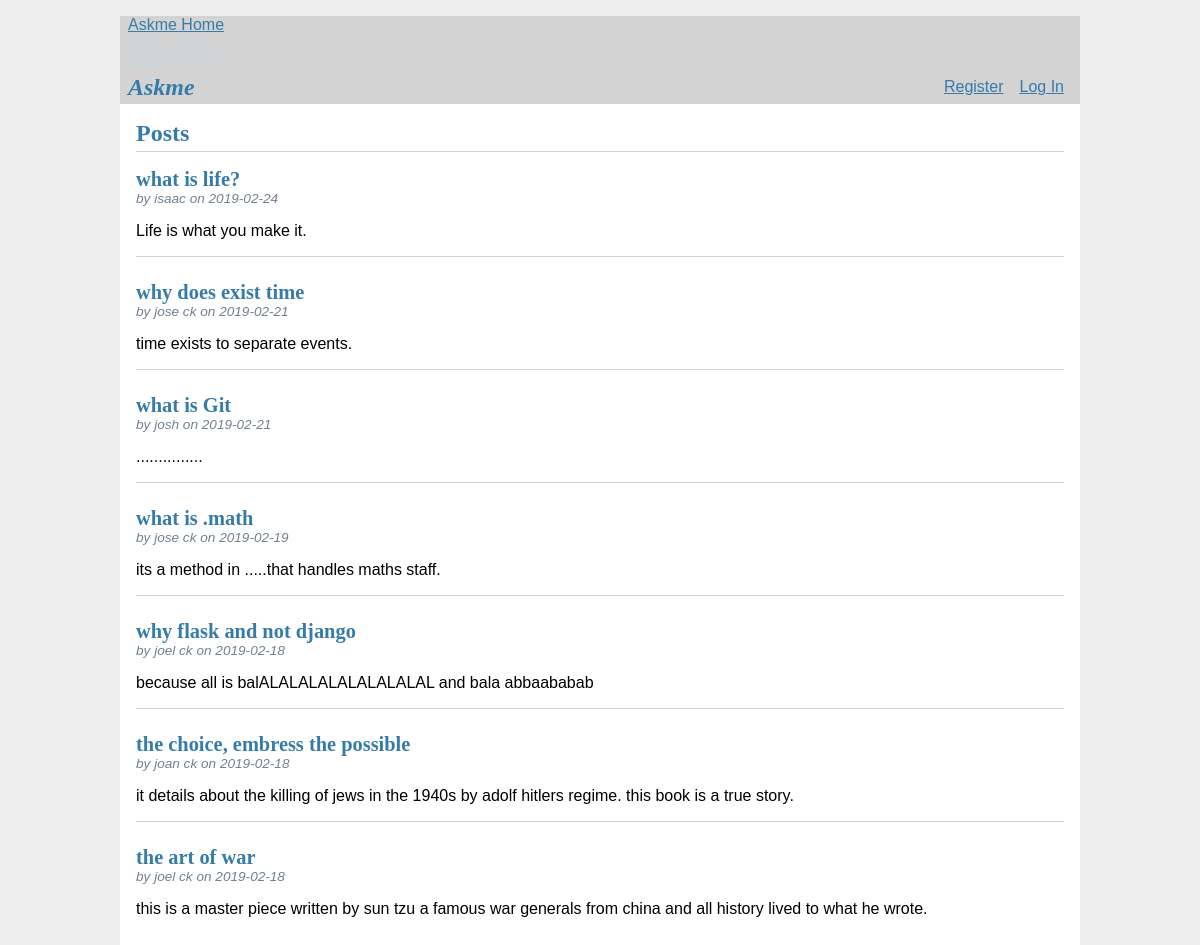
Before: / with the older database file.
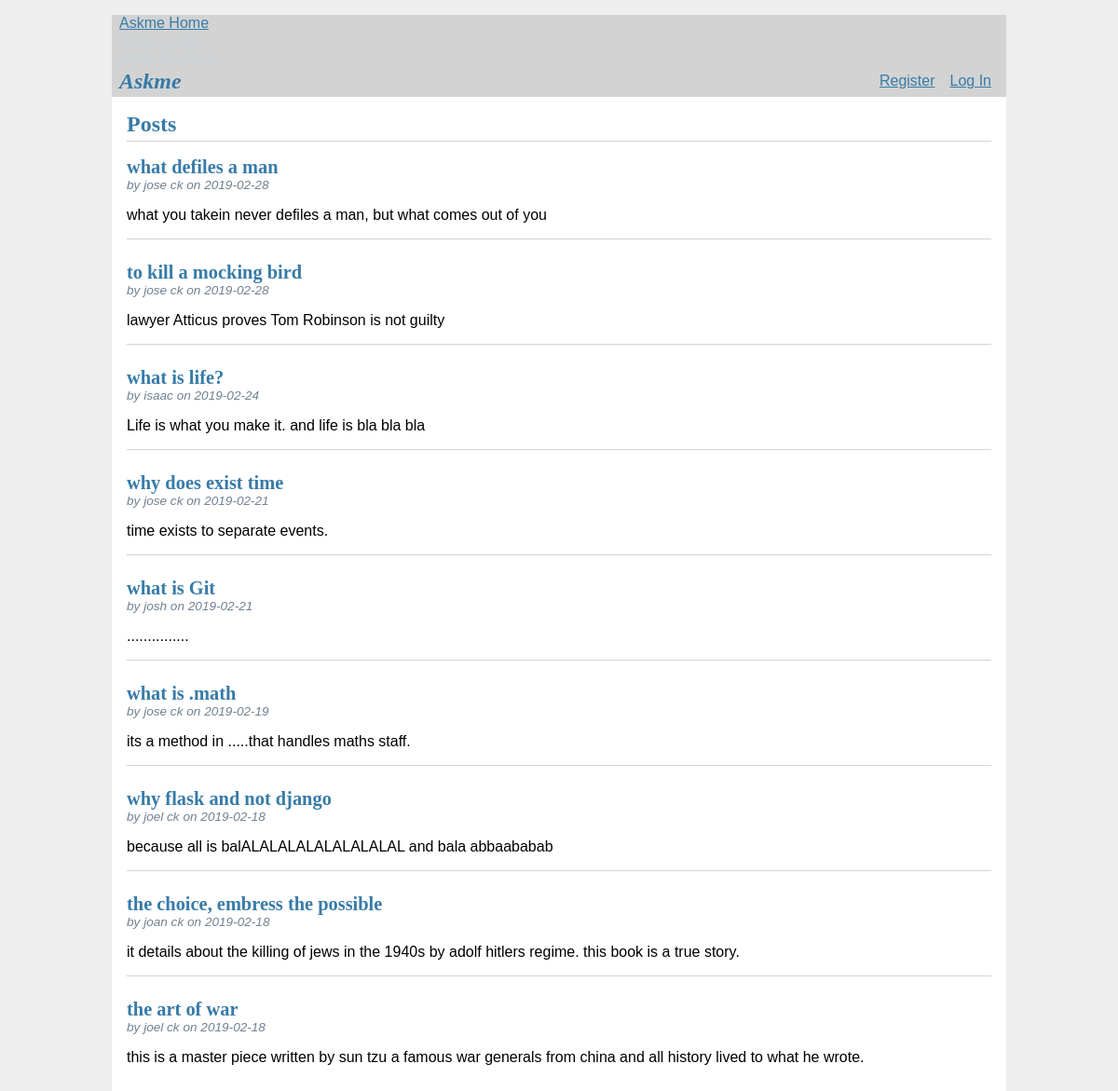
After: the same page with the newer database file.
### tables this page shows
CREATE TABLE post (
  id INTEGER PRIMARY KEY AUTOINCREMENT,
  author_id INTEGER NOT NULL,
  created TIMESTAMP NOT NULL DEFAULT CURRENT_TIMESTAMP,
  title TEXT NOT NULL,
  body TEXT NOT NULL,
  FOREIGN KEY (author_id) REFERENCES user (id)
);

CREATE TABLE user (
  id INTEGER PRIMARY KEY AUTOINCREMENT,
  username TEXT UNIQUE NOT NULL,
  password TEXT NOT NULL
);

### flaskr/blog.py (the view)
@bp.route('/')
def index():
    db = get_db()
    posts = db.execute(
        'SELECT p.id, title, body, created, author_id, username'
        ' FROM post p JOIN user u ON p.author_id = u.id'
        ' ORDER BY created DESC'
    ).fetchall()
    return render_template('blog/index.html', posts=posts)

### flaskr/auth.py (called while the page is built)
@bp.before_app_request
def load_logged_in_user():
    user_id = session.get('user_id')
    if user_id is None:
        g.user = None
    else:
        g.user = get_db().execute(
            'SELECT * FROM user WHERE id = ?', (user_id,)
        ).fetchone()

### flaskr/db.py (called while the page is built)
def get_db():
    if 'db' not in g:
        g.db = sqlite3.connect(
            current_app.config['DATABASE'],
            detect_types=sqlite3.PARSE_DECLTYPES
        )
        g.db.row_factory = sqlite3.Row
    return g.db

### flaskr/templates/blog/index.html (shortened to what this page needs)
{% extends 'base.html' %}
{% block header %}
  <h1>{% block title %}Posts{% endblock %}</h1>
{% endblock %}
{% block content %}
  {% for post in posts %}
    <article class="post">
      <header>
        <div>
          <h1>{{ post['title'] }}</h1>
          <div class="about">by {{ post['username'] }} on {{ post['created'].strftime('%Y-%m-%d') }}</div>
        </div>
      </header>
      <p class="body">{{ post['body'] }}</p>
    </article>
    {% if not loop.last %}
      <hr>
    {% endif %}
  {% endfor %}
{% endblock %}

### flaskr/templates/base.html (shortened to what this page needs)
<!doctype html>
<link rel="stylesheet" href="{{ url_for('static', filename='style.css') }}">
<header class="site-header">
  <nav class="navbar navbar-expand-md navbar-dark bg-steel fixed-top">
    <div class="container">
      <a class="navbar-brand mr-4" href="/">Askme Home</a>
      <div class="collapse navbar-collapse" id="navbarToggle">
        <div class="navbar-nav mr-auto">
           <a class="nav-item nav-link"  type="button" href="/">Home</a>
          <a class="nav-item nav-link" href="{{ url_for('auth.login') }}">Login</a>
        </div>
        <div class="navbar-nav">
          <a class="nav-item nav-link" href="{{ url_for('auth.login') }}">Login</a>
          <a class="nav-item nav-link" href="{{ url_for('auth.register') }}">Register</a>
        </div>
      </div>
    </div>
  </nav>
</header>
<nav>
  <h1><i>Askme</i></h1>
  <ul>
    {% if g.user %}
      <li><span>{{ g.user['username'] }}</span>
      <li><a href="{{ url_for('auth.logout') }}">Log Out</a>
    {% else %}
      <li><a href="{{ url_for('auth.register') }}">Register</a>
      <li><a href="{{ url_for('auth.login') }}">Log In</a>
    {% endif %}
  </ul>
</nav>
<section class="content">
  <header>
    {% block header %}{% endblock %}
  </header>
  {% block content %}{% endblock %}
</section>

### flaskr/static/style.css (style rules this page uses)
.site-header .navbar-nav .nav-link { color: #cbd5db; }
h1, h2, h3, h4, h5, h6 { font-family: serif; color: #377ba8; margin: 1rem 0; }
a { color: #377ba8; }
hr { border: none; border-top: 1px solid lightgray; }
nav { background: lightgray; display: flex; align-items: center; padding: 0 0.5rem; }
nav h1 { flex: auto; margin: 0; }
nav ul { display: flex; list-style: none; margin: 0; padding: 0; }
nav ul li a, nav ul li span, header .action { display: block; padding: 0.5rem; }
.content { padding: 0 1rem 1rem; }
.content > header { border-bottom: 1px solid lightgray; display: flex; align-items: flex-end; }
.content > header h1 { flex: auto; margin: 1rem 0 0.25rem 0; }
.post > header { display: flex; align-items: flex-end; font-size: 0.85em; }
.post > header > div:first-of-type { flex: auto; }
.post > header h1 { font-size: 1.5em; margin-bottom: 0; }
.post .about { color: slategray; font-style: italic; }
.post .body { white-space: pre-line; }
.content:last-child { margin-bottom: 0; }

Changed rows visible on the page:
added post: title "what defiles a man", username "jose ck", created "2019-02-28", body "what you takein never defiles a man, but what comes out of you"
added post: title "to kill a mocking bird", username "jose ck", created "2019-02-28", body "lawyer Atticus proves Tom Robinson is not guilty"
changed post "what is life?": body "Life is what you make it." → "Life is what you make it. and life is bla bla bla"
